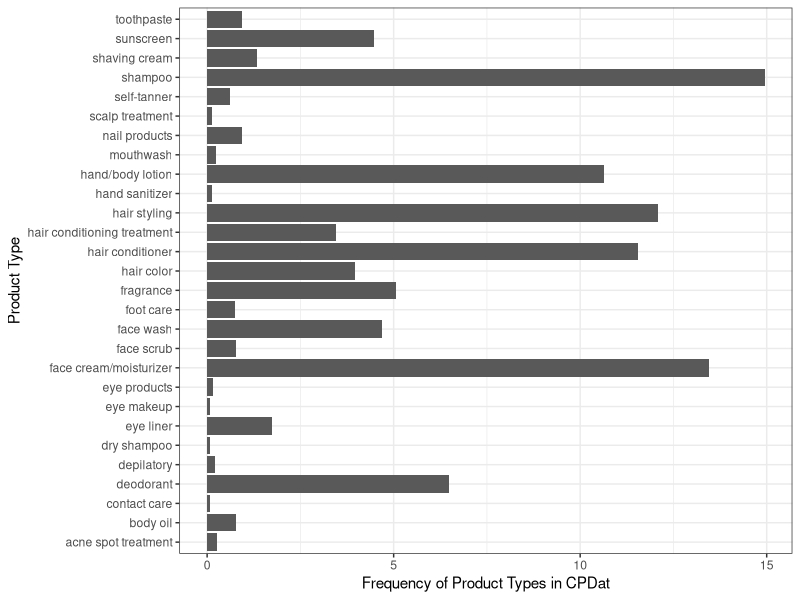
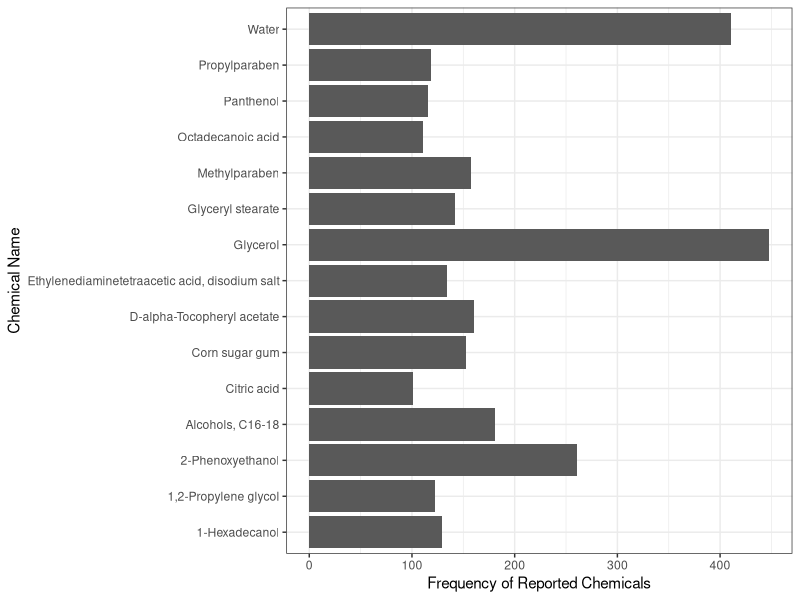
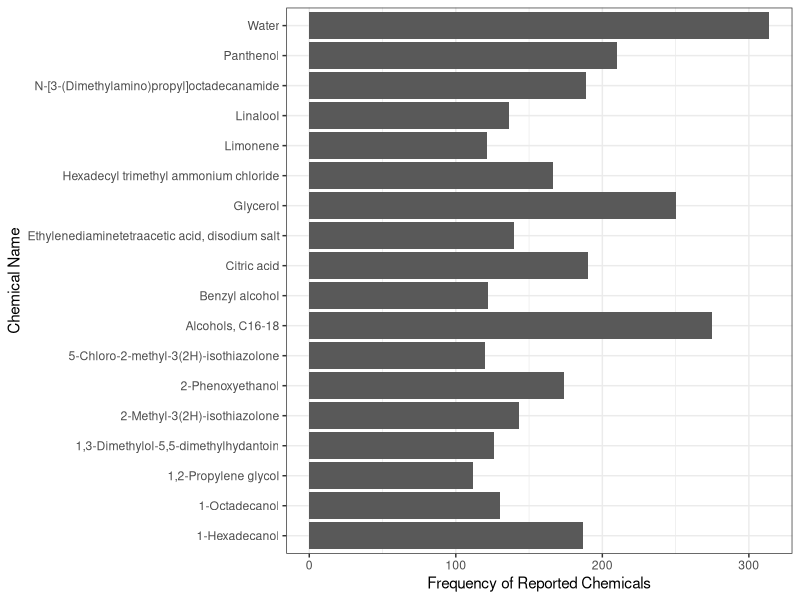
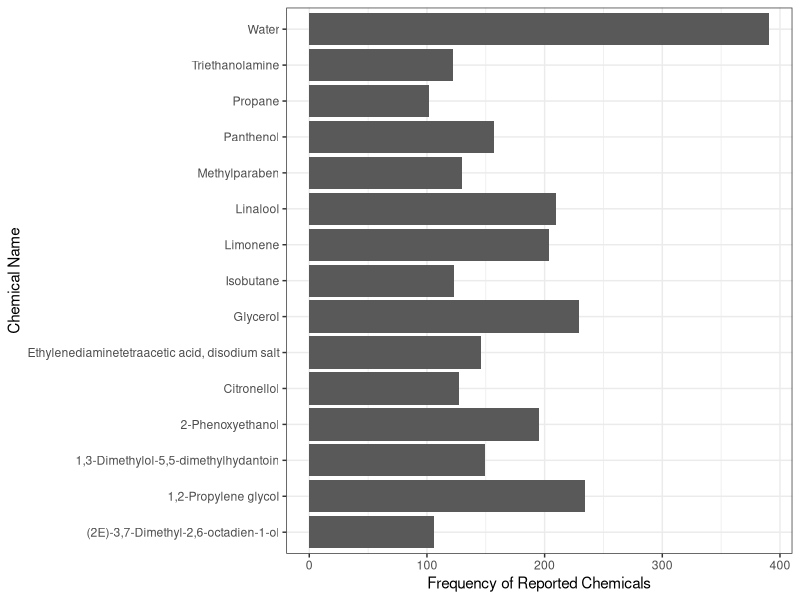
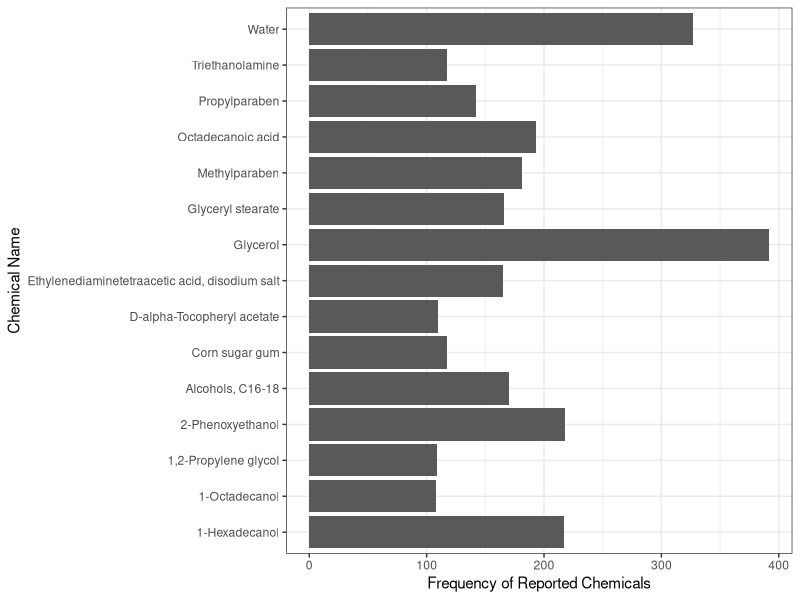
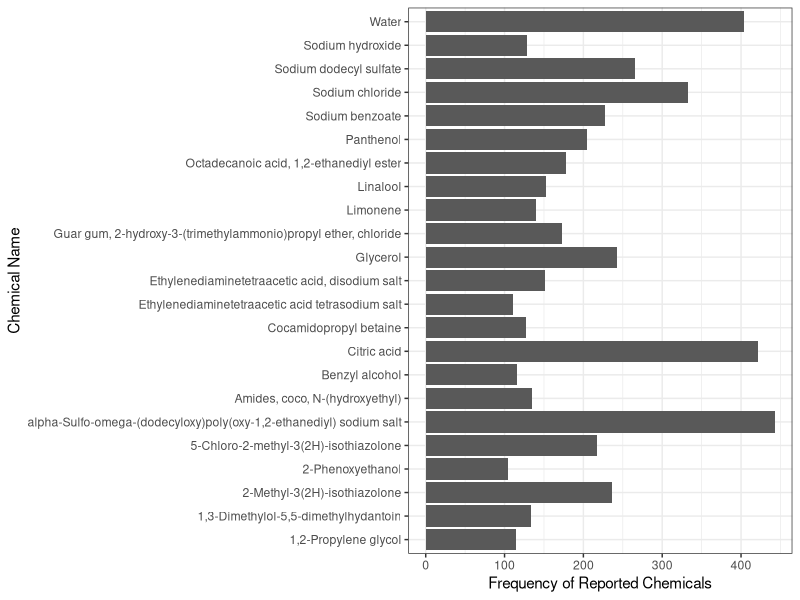
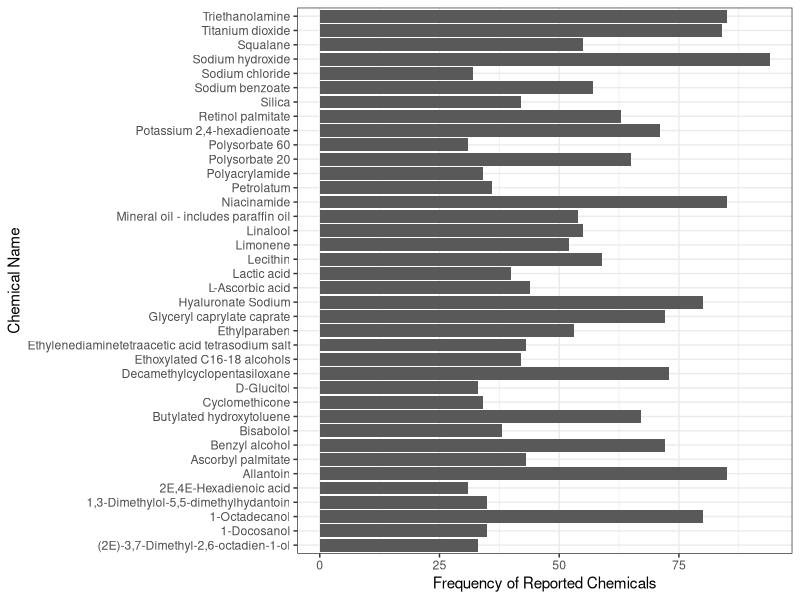
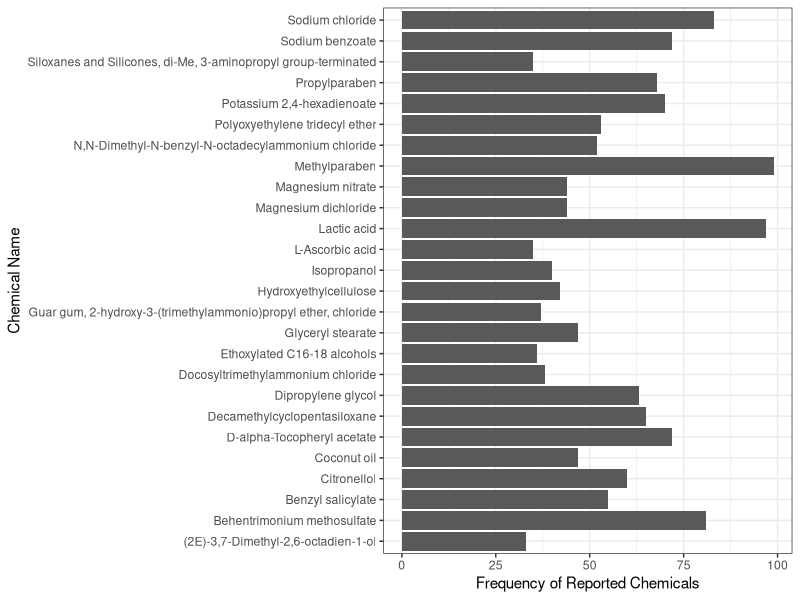

These figures' R source, in order:
#### Read-Me ####
##  This script performs data exploration on the cleaned CPDat and CDPH datasets which
##  can be found on Github.


# Libraries we might need
if(!require(tidyverse)) install.packages("tidyverse", 
                                         repos = "http://cran.us.r-project.org")
if(!require(readxl)) install.packages("readxl", 
                                      repos = "http://cran.us.r-project.org")
if(!require(writexl)) install.packages("writexl", 
                                       repos = "http://cran.us.r-project.org")
if(!require(stringr)) install.packages("stringr", 
                                       repos = "http://cran.us.r-project.org")


library(tidyverse)
library(readxl)
library(writexl)
library(stringr)

# The cleaned CPDat dataset is located in the following Github repository:
# https://github.com/moradkhantig/Harmonization-of-Product-Categories/tree/main/Clean%20Data
# It is titled CPDat_Clean and CDPH_Clean.
# This file should be downloaded and saved in a local directory with a folder organization
# similar to how the Github repository is organized.
# The local directory should be set as:
#       ./Clean Data

setwd("C:/Users/tig_m/Documents/Data Science/R Captsone/Harmonization-of-Product-Categories/Clean Data")

CPDat_Clean <- read_excel(path = "CPDat_Clean.xlsx")

### First we explore the CPDat dataset
# View the CPDat dataset to see the type of columns in the dataset
View(CPDat_Clean)

# For visualizations looking at chemicals, we will use the PREFERRED_NAME column
# as the chemical names in this column are more systematic. See the report for
# more details about this.

# First we look at the distribution of the types of personal care products in the
# CPDat database. This level of product categorization is found in the column titled
# ProductCategory2. We will hold the results of the distribution of product types
# in a dataframe called Tab1. Before we do that we need to remove NA entries in the
# PREFERRED_NAME column

CPDat_Clean <- CPDat_Clean[-(which(CPDat_Clean$PREFERRED_NAME %in% "NA")), ]


Tab1 <- CPDat_Clean %>% group_by(ProductCategory2) %>% 
  count() %>%
  rename(ProductType = ProductCategory2,NumberOfProducts = n) %>%
  mutate(Frequency = (NumberOfProducts/nrow(CPDat_Clean))*100) %>%
  select(ProductType,Frequency)

# Creatw figure based on Tab1 which is titled CPDat_Fig2, then save CPDat_Fig2
# as a png file to a local directory set as:
#   .Harmonization-of-Product-Categories/Data Visualizations
# This local directory exacly mirrors how folders and files are organized on Github.
CPDatFig2 <- Tab1 %>% ggplot(aes(ProductType,Frequency)) + 
  geom_bar(stat = "identity") +
  theme_bw() +
  coord_flip() +
  xlab("Product Type") + ylab("Frequency of Product Types in CPDat")
CPDatFig2

ggsave("CPDat_ProdTypes.png",CPDatFig2,
       device ="png",
       "C:/Users/tig_m/Documents/Data Science/R Captsone/Harmonization-of-Product-Categories/Data Visualizations",
       width=7, height=5)

# Looking at Fig2, there are more shampoos, hand/body lotions, hair styling, 
# hair conditioners, and face creams/moisturizers. We filter the CPDat database to look
# at the chemicals that are present, specifically counting the number of chemicals. The
# results are saved in Tab2 which we then export as a flat file saving it to the following
# directory: ./Data Visualizations"

CommonProducts <- CPDat_Clean %>% 
  filter(ProductCategory2 %in% c("shampoo","hand/body lotion","hair styling",
                                 "hair conditioner","face cream/moisturizer")) %>%
  select(ProductName,ProductCategory2,PREFERRED_NAME,CASRN) %>%
  rename(ProductCategory = ProductCategory2,IngredientName = PREFERRED_NAME)

Tab2 <- CommonProducts %>% 
  group_by(ProductCategory,IngredientName,CASRN) %>% 
  count(CASRN)

setwd("C:/Users/tig_m/Documents/Data Science/R Captsone/Harmonization-of-Product-Categories/Data Visualizations")
write_xlsx(Tab2,"CPDatCommonProducts_ChemCounts.xlsx",col_names = TRUE,format_headers = TRUE,use_zip64 = FALSE)


# From Tab2 we want to get the chemicals who have been reported with high and low
# frequencies. A brief look at Tab 2 shows reported frequencies that are:
#   higher than 1000
#   between 100 and 1000
#   between 30 and 100
#   less than 30
# We therefore use these bins to filter Tab2. 
# We first filter Tab2 using the first bin, higher than 1000, and store the results
# in a dataframe called Tab3.
Tab3 <- Tab2 %>% filter(n>1000)


# However looking at the results of Tab3 we see that there are no ingredients reported
# at such high frequencies. So we next consider the second bin. The results of the next
# filtering will be stored in Tab4
Tab4 <- Tab2 %>% filter(n<1000 && n>100)


# We then create several figures for each product category in Tab4 and save each
# figure in ./Data Visualizations

FaceCream <- Tab4 %>% filter(ProductCategory == "face cream/moisturizer") %>%
  ggplot(aes(IngredientName,n)) + geom_bar(stat = "identity") +
  theme_bw() +
  coord_flip() +
  xlab("Chemical Name") + ylab("Frequency of Reported Chemicals")
FaceCream
ggsave("CPDat_FaceCream.png",FaceCream,
       device ="png",
       "C:/Users/tig_m/Documents/Data Science/R Captsone/Harmonization-of-Product-Categories/Data Visualizations",
       width=7, height=5)

HairCond <- Tab4 %>% filter(ProductCategory == "hair conditioner") %>%
  ggplot(aes(IngredientName,n)) + geom_bar(stat = "identity") +
  theme_bw() +
  coord_flip() +
  xlab("Chemical Name") + ylab("Frequency of Reported Chemicals")
HairCond
ggsave("CPDat_HairCond.png",HairCond,
       device ="png",
       "C:/Users/tig_m/Documents/Data Science/R Captsone/Harmonization-of-Product-Categories/Data Visualizations",
       width=7, height=5)
  

HairStyling <- Tab4 %>% filter(ProductCategory == "hair styling") %>%
  ggplot(aes(IngredientName,n)) + geom_bar(stat = "identity") +
  theme_bw() +
  coord_flip() +
  xlab("Chemical Name") + ylab("Frequency of Reported Chemicals")
HairStyling
ggsave("CPDat_HairStyling.png",HairStyling,
       device ="png",
       "C:/Users/tig_m/Documents/Data Science/R Captsone/Harmonization-of-Product-Categories/Data Visualizations",
       width=7, height=5)

HandLotion <- Tab4 %>% filter(ProductCategory == "hand/body lotion") %>%
  ggplot(aes(IngredientName,n)) + geom_bar(stat = "identity") +
  theme_bw() +
  coord_flip() +
  xlab("Chemical Name") + ylab("Frequency of Reported Chemicals")
HandLotion
ggsave("CPDat_HandLotion.png",HandLotion,
       device ="png",
       "C:/Users/tig_m/Documents/Data Science/R Captsone/Harmonization-of-Product-Categories/Data Visualizations",
       width=7, height=5)

Shampoo <- Tab4 %>% filter(ProductCategory == "shampoo") %>%
  ggplot(aes(IngredientName,n)) + geom_bar(stat = "identity") +
  theme_bw() +
  coord_flip() +
  xlab("Chemical Name") + ylab("Frequency of Reported Chemicals")
Shampoo
ggsave("CPDat_Shampoo.png",Shampoo,
       device ="png",
       "C:/Users/tig_m/Documents/Data Science/R Captsone/Harmonization-of-Product-Categories/Data Visualizations",
       width=7, height=5)

# Then we apply the last filter smaller than 100 on Tab2 and save the results in
# Tab5
Tab5 <- Tab2 %>% filter(n<100 && n>30)

# Now we plot the results in Tab5 and save the plots.

FaceCream_10030 <- Tab5 %>% filter(ProductCategory == "face cream/moisturizer") %>%
  ggplot(aes(IngredientName,n)) + geom_bar(stat = "identity") +
  theme_bw() +
  coord_flip() +
  xlab("Chemical Name") + ylab("Frequency of Reported Chemicals")
FaceCream_10030
ggsave("CPDat_FaceCream10030.png",FaceCream_10030,
       device ="png",
       "C:/Users/tig_m/Documents/Data Science/R Captsone/Harmonization-of-Product-Categories/Data Visualizations",
       width=7, height=5)

HairCond_10030 <- Tab5 %>% filter(ProductCategory == "hair conditioner") %>%
  ggplot(aes(IngredientName,n)) + geom_bar(stat = "identity") +
  theme_bw() +
  coord_flip() +
  xlab("Chemical Name") + ylab("Frequency of Reported Chemicals")
HairCond_10030
ggsave("CPDat_HairCond10030.png",HairCond_10030,
       device ="png",
       "C:/Users/tig_m/Documents/Data Science/R Captsone/Harmonization-of-Product-Categories/Data Visualizations",
       width=7, height=5)

HairStyling_10030 <- Tab5 %>% filter(ProductCategory == "hair styling") %>%
  ggplot(aes(IngredientName,n)) + geom_bar(stat = "identity") +
  theme_bw() +
  coord_flip() +
  xlab("Chemical Name") + ylab("Frequency of Reported Chemicals")
HairStyling_10030
ggsave("CPDat_HairStyling_10030.png",HairStyling_10030,
       device ="png",
       "C:/Users/tig_m/Documents/Data Science/R Captsone/Harmonization-of-Product-Categories/Data Visualizations",
       width=7, height=5)

HandLotion_10030 <- Tab5 %>% filter(ProductCategory == "hand/body lotion") %>%
  ggplot(aes(IngredientName,n)) + geom_bar(stat = "identity") +
  theme_bw() +
  coord_flip() +
  xlab("Chemical Name") + ylab("Frequency of Reported Chemicals")
HandLotion_10030
ggsave("CPDat_HandLotion_10030.png",HandLotion_10030,
       device ="png",
       "./Data Visualizations",
       width=7, height=5)

Shampoo_10030 <- Tab5 %>% filter(ProductCategory == "shampoo") %>%
  ggplot(aes(IngredientName,n)) + geom_bar(stat = "identity") +
  theme_bw() +
  coord_flip() +
  xlab("Chemical Name") + ylab("Frequency of Reported Chemicals")
Shampoo_10030
ggsave("CPDat_Shampoo_10030.png",Shampoo_10030,
       device ="png",
       "C:/Users/tig_m/Documents/Data Science/R Captsone/Harmonization-of-Product-Categories/Data Visualizations",
       width=7, height=5)

# Finally we apply the filter less than 30 to Tab2. The results will be stored
# in CPDatChem_lessThan30 which is arranged to contain the top 10 reported chemicals. 
# Then we save the dataframe as an excel flat file

CPDatChem_lessThan30 <- Tab2 %>% 
  filter(n<30) %>%
  group_by(ProductCategory,IngredientName,CASRN,n) %>%
  arrange(desc(n)) %>%
  top_n(10)

setwd("C:/Users/tig_m/Documents/Data Science/R Captsone/Harmonization-of-Product-Categories/Data Visualizations")
write_xlsx(CPDatChem_lessThan30,"CPDatChem_lessThan30.xlsx",col_names = TRUE,format_headers = TRUE,use_zip64 = FALSE)

  
# Next we want to see which of the reported chemicals have specific hazard traits.
# To do this we import SCP's Candidate Chemicals List. This is saved in the Clean Data
# folder on Github. As discussed in the report, the list contains chemicals which 
# authoritative bodies have reported having hazard traits.

# First check that we are in the right working directory
getwd()

# If we're not in the right working directory use setwd() to change the working
# directory to   ./Clean Data

setwd("C:/Users/tig_m/Documents/Data Science/R Captsone/Harmonization-of-Product-Categories/Clean Data")

# Now read the excel file titled Candidate Chemicals List into a dataframe called
# CCL
CCL <- read_excel(path = "Candidate Chemicals List.xlsx")

# Use the head function to view the first few entries and column headers
head(CCL)

# We see that the CCL dataframe has the following columns
#     Chemical Name: The name of each chemical on the Candidate Chemicals List
#     CAS RN: The respective CAS number for each chemical
#     Synonyms: Any alternative chemical names if available for each chemical
#               on the Candidate Chemicals List
#     Hazard Traits: Associated hazard traits for each chemical on the Candidate
#                    Chemicals List as determined by authoritative bodies
#     Authoritative List: The associated authoritative list that lists specific
#                         hazard traits for chemicals


# Now we add a column called CandidateChemical which would have entries of True of False. An entry
# of True means the reported chemical in CommonProducts is a Candidate Chemical and
# an entry of False means that reported chemical is not a Candidate Chemical.

CommonProducts$CandidateChemical <- CommonProducts$CASRN %in% CCL$`CAS RN`

# First we want to see how many of the reported chemicals in CommonProducts are
# are Candidate Chemicals and how many are non-Candidate Chemicals.

CommonProductsChems_Total <- CommonProducts %>% 
  group_by(CandidateChemical) %>%
  count(CandidateChemical)

# write_xlsx(CommonProductsChems_Total,"CommonProdTest.xlsx",col_names = TRUE,format_headers = TRUE,use_zip64 = FALSE)

CPDatCommonProdCCComp <- CommonProductsChems_Total %>%
  ggplot(aes(CandidateChemical,n,fill = CandidateChemical)) +
  geom_bar(stat = "identity") +
  xlab("Candidate Chemical") + ylab("Frequency of reported chemicals") +
  theme_bw()
CPDatCommonProdCCComp
ggsave("CPDat_CommonProdCC_Count.png",CPDatCommonProdCCComp,
       device ="png",
       "C:/Users/tig_m/Documents/Data Science/R Captsone/Harmonization-of-Product-Categories/Data Visualizations",
       width=7, height=5)

# Now we filter CommonProducts to only include Candidate Chemicals. The filtering
# will be on the CandidateChemical column. The result will be a dataframe only
# reporting chemicals in products which are Candidate Chemicals. We will store
# these results in a dataframe called CommonProductsCC

CommonProductsCC <- CommonProducts %>% filter(CandidateChemical == "TRUE")

# Now we count the number of reported chemicals similar to what was done above and
# store the number of reported Candidate Chemicals in Tab7
Tab7 <- CommonProductsCC %>%
  select(ProductCategory,IngredientName,CASRN) %>%
  group_by(ProductCategory,IngredientName,CASRN) %>%
  count(CASRN)

# Looking at Tab7 we see that we can bin the frequency of reported Candidate
# Chemicals as follows:
#   greater than 100
#   between 10 and 100
#   smaller than 10
# We now apply these bins to Tab7 and store the results in separate tables and save
# each of the tables

# First apply the bin greater than 100 to Tab7
Tab8 <- Tab7 %>% 
  filter(n>100) %>%
  group_by(ProductCategory,IngredientName,CASRN,n) %>%
  arrange(desc(n))

setwd("C:/Users/tig_m/Documents/Data Science/R Captsone/Harmonization-of-Product-Categories/Data Visualizations")
write_xlsx(Tab8,"CPDatCommonProdCC_100.xlsx",col_names = TRUE,format_headers = TRUE,use_zip64 = FALSE)


# Next apply the bin between 10 and 100 to Tab7
Tab9 <- Tab7 %>% 
  filter(n>10 && n<100) %>%
  group_by(ProductCategory,IngredientName,CASRN,n) %>%
  arrange(desc(n))

setwd("C:/Users/tig_m/Documents/Data Science/R Captsone/Harmonization-of-Product-Categories/Data Visualizations")
write_xlsx(Tab9,"CPDatCommonProdCC_10_100.xlsx",col_names = TRUE,format_headers = TRUE,use_zip64 = FALSE)

# Finally apply the bin smaller than 10 to Tab7
Tab10 <- Tab7 %>% 
  filter(n<10) %>%
  group_by(ProductCategory,IngredientName,CASRN,n) %>%
  arrange(desc(n))

setwd("C:/Users/tig_m/Documents/Data Science/R Captsone/Harmonization-of-Product-Categories/Data Visualizations")
write_xlsx(Tab10,"CPDatCommonProdCC_10.xlsx",col_names = TRUE,format_headers = TRUE,use_zip64 = FALSE)


### This concludes data analysis of the CPDat dataset ###